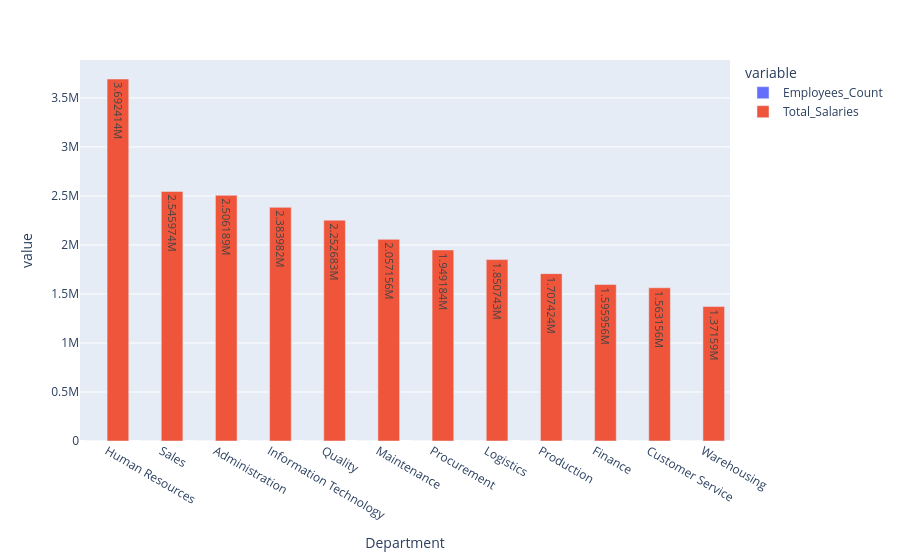

Notebook cell for this chart:
### Code cell
px.bar(data_frame= count_employees_per_dep , x='Department' , y=['Employees_Count','Total_Salaries'],text_auto=True,barmode='group')

### Figure 1 — Plotly figure (JSON) as saved in the notebook; plotly's stock layout.template omitted (floating-point values rounded to 4 significant figures)
{"data": [{"alignmentgroup": "True", "hovertemplate": "variable=Employees_Count<br>Department=%{x}<br>value=%{y}<extra></extra>", "legendgroup": "Employees_Count", "marker": {"color": "#636efa", "pattern": {"shape": ""}}, "name": "Employees_Count", "offsetgroup": "Employees_Count", "orientation": "v", "showlegend": true, "textposition": "auto", "texttemplate": "%{y}", "type": "bar", "x": ["Human Resources", "Sales", "Administration", "Information Technology", "Quality", "Maintenance", "Procurement", "Logistics", "Production", "Finance", "Customer Service", "Warehousing"], "xaxis": "x", "y": [34.0, 27.0, 26.0, 25.0, 22.0, 22.0, 18.0, 15.0, 16.0, 19.0, 14.0, 16.0], "yaxis": "y"}, {"alignmentgroup": "True", "hovertemplate": "variable=Total_Salaries<br>Department=%{x}<br>value=%{y}<extra></extra>", "legendgroup": "Total_Salaries", "marker": {"color": "#EF553B", "pattern": {"shape": ""}}, "name": "Total_Salaries", "offsetgroup": "Total_Salaries", "orientation": "v", "showlegend": true, "textposition": "auto", "texttemplate": "%{y}", "type": "bar", "x": ["Human Resources", "Sales", "Administration", "Information Technology", "Quality", "Maintenance", "Procurement", "Logistics", "Production", "Finance", "Customer Service", "Warehousing"], "xaxis": "x", "y": [3692000.0, 2546000.0, 2506000.0, 2384000.0, 2253000.0, 2057000.0, 1949000.0, 1851000.0, 1707000.0, 1596000.0, 1563000.0, 1372000.0], "yaxis": "y"}], "layout": {"barmode": "group", "legend": {"title": {"text": "variable"}, "tracegroupgap": 0}, "margin": {"t": 60}, "xaxis": {"anchor": "y", "domain": [0, 1], "title": {"text": "Department"}}, "yaxis": {"anchor": "x", "domain": [0, 1], "title": {"text": "value"}}}}
